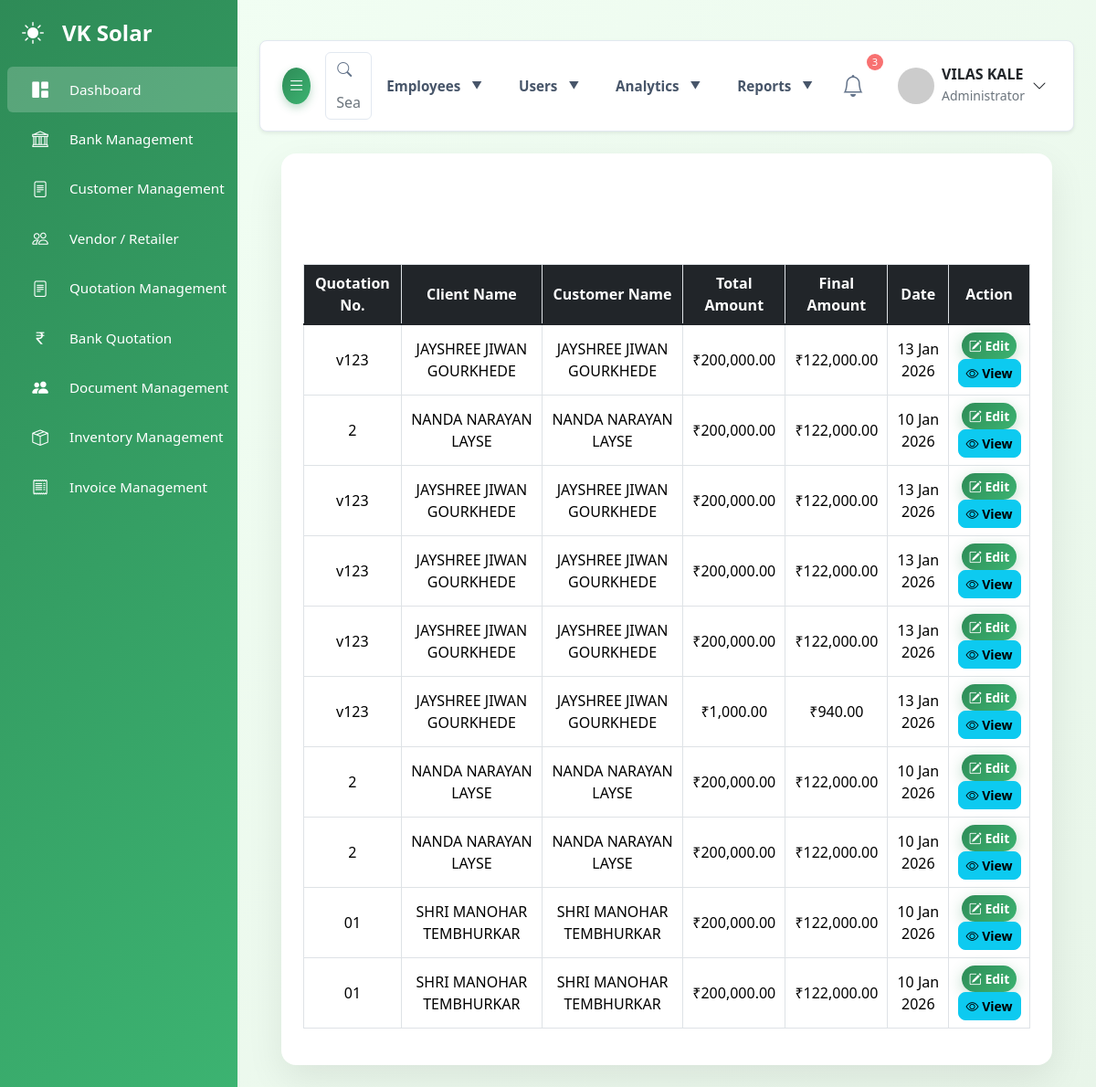
Screenshot of /admin/bankquotation/quotation_list.php (signed in) with the database file from the repository.
### tables this page shows
CREATE TABLE `bank_quotations` (
  `id` int NOT NULL,
  `client_id` int NOT NULL,
  `quotation_number` varchar(100) NOT NULL,
  `quotation_date` date NOT NULL,
  `validity_date` date NOT NULL,
  `customer_name` varchar(255) DEFAULT NULL,
  `customer_address` text,
  `pin_code` varchar(10) DEFAULT NULL,
  `customer_phone` varchar(20) DEFAULT NULL,
  `customer_email` varchar(100) DEFAULT NULL,
  `project_location` varchar(255) DEFAULT NULL,
  `plant_capacity` varchar(50) DEFAULT NULL,
  `system_type` varchar(50) DEFAULT NULL,
  `estimated_generation` varchar(100) DEFAULT NULL,
  `system_description` text,
  `bank_id` int NOT NULL,
  `total_amount` decimal(12,2) DEFAULT NULL,
  `subsidy` decimal(12,2) DEFAULT NULL,
  `final_amount` decimal(12,2) DEFAULT NULL,
  `status` enum('draft','final') DEFAULT 'draft',
  `created_by` int DEFAULT NULL,
  `created_at` timestamp NULL DEFAULT CURRENT_TIMESTAMP,
  `updated_at` timestamp NULL DEFAULT NULL ON UPDATE CURRENT_TIMESTAMP
);

CREATE TABLE `clients` (
  `id` int NOT NULL,
  `name` varchar(255)  NOT NULL,
  `consumer_number` varchar(100)  NOT NULL,
  `billing_unit` varchar(100)  DEFAULT NULL,
  `adhar` bigint NOT NULL,
  `mobile` varchar(15)  DEFAULT NULL,
  `email` varchar(255)  DEFAULT NULL,
  `district` varchar(255)  DEFAULT NULL,
  `block` varchar(255)  DEFAULT NULL,
  `taluka` varchar(255)  DEFAULT NULL,
  `pincode` int NOT NULL,
  `village` varchar(255)  DEFAULT NULL,
  `location` text ,
  `mahadiscom_email` varchar(255)  DEFAULT NULL,
  `mahadiscom_email_password` varchar(255)  DEFAULT NULL,
  `mahadiscom_mobile` varchar(15)  DEFAULT NULL,
  `mahadiscom_user_id` varchar(255)  DEFAULT NULL,
  `mahadiscom_password` varchar(255)  DEFAULT NULL,
  `name_change_require` enum('yes','no')  DEFAULT NULL,
  `application_no_name_change` varchar(255)  DEFAULT NULL,
  `pm_suryaghar_registration` enum('yes','no')  DEFAULT NULL,
  `pm_suryaghar_app_id` varchar(255)  DEFAULT NULL,
  `pm_registration_date` date DEFAULT NULL,
  `load_change_application_number` varchar(255)  DEFAULT NULL,
  `rooftop_solar_application_number` varchar(255)  DEFAULT NULL,
  `kilo_watt` decimal(10,2) DEFAULT NULL,
  `load_change_status` enum('Done','Not')  DEFAULT NULL,
  `bank_loan_status` enum('yes','no')  DEFAULT NULL,
  `bank_name` varchar(255)  DEFAULT NULL,
  `account_number` varchar(255)  DEFAULT NULL,
  `ifsc_code` varchar(255)  DEFAULT NULL,
  `jan_samartha_application_no` varchar(255)  DEFAULT NULL,
  `loan_amount` decimal(15,2) DEFAULT NULL,
  `first_installment_amount` decimal(15,2) DEFAULT NULL,
  `second_installment_amount` decimal(15,2) DEFAULT NULL,
  `remaining_amount` decimal(15,2) DEFAULT NULL,
  `inverter_company_name` varchar(255)  DEFAULT NULL,
  `inverter_capacity` varchar(50)  DEFAULT NULL,
  `inverter_serial_number` varchar(255)  DEFAULT NULL,
  `solar_type` enum('DCR','NON-DCR')  DEFAULT NULL,
  `dcr_certificate_number` varchar(255)  DEFAULT NULL,
  `number_of_panels` int DEFAULT NULL,
  `company_name` varchar(255)  NOT NULL,
  `wattage` int NOT NULL,
  `panel_serial_numbers` text ,
  `rts_portal_status` enum('yes','no')  DEFAULT NULL,
  `meter_number` varchar(255)  DEFAULT NULL,
  `meter_installation_date` date DEFAULT NULL,
  `pm_redeem_status` enum('yes','no')  DEFAULT NULL,
  `subsidy_amount` decimal(15,2) DEFAULT NULL,
  `subsidy_redeem_date` date DEFAULT NULL,
  `reference_name` varchar(255)  DEFAULT NULL,
  `reference_contact` varchar(255)  DEFAULT NULL,
  `estimate_amount` decimal(15,2) DEFAULT NULL,
  `geo_tagging_photo` varchar(500)  DEFAULT NULL,
  `geo_tagged_photo` varchar(500)  DEFAULT NULL,
  `email_password` varchar(255)  DEFAULT NULL,
  `created_at` timestamp NULL DEFAULT CURRENT_TIMESTAMP,
  `updated_at` timestamp NULL DEFAULT CURRENT_TIMESTAMP ON UPDATE CURRENT_TIMESTAMP,
  `step9_completed` tinyint(1) DEFAULT '0',
  `step12_completed` tinyint(1) DEFAULT '0',
  `step10_completed` tinyint(1) DEFAULT '0'
);

### admin/connect/auth_middleware.php (called while the page is built, shortened)
<?php
class AuthMiddleware {
    private $conn;
    public function __construct($connection) {
        $this->conn = $connection;
    }
    public function requireAuth() {
        if (!$this->verifyUserActive($_SESSION['user_id'])) {
            $this->logout();
            $this->redirectToLogin();
        }
    }
    public function checkPermission($module, $action = 'view') {
        $this->requireAuth();
        $role = $_SESSION['role'];
        $permission = $this->getUserPermission($role, $module);
        switch ($action) {
            case 'view': return $permission['can_view'];
            case 'create': return $permission['can_create'];
            case 'edit': return $permission['can_edit'];
        }
    }
    private function getUserPermission($role, $module) {
        $stmt = $this->conn->prepare("
            SELECT can_view, can_create, can_edit, can_delete
            FROM user_permissions
            WHERE role = ? AND module = ?
        ");
        $stmt->bind_param("ss", $role, $module);
        $stmt->execute();
        $result = $stmt->get_result();
        if ($result->num_rows > 0) {
            return $result->fetch_assoc();
        }
        return ['can_view' => false, 'can_create' => false, 'can_edit' => false, 'can_delete' => false];
    }
    private function verifyUserActive($userId) {
        $stmt = $this->conn->prepare("
            SELECT id, username, role, is_active
            FROM users
            WHERE id = ? AND is_active = 1
        ");
        $stmt->bind_param("i", $userId);
        $stmt->execute();
        $result = $stmt->get_result();
        if ($result->num_rows > 0) {
            return true;
        }
        return false;
    }
}
?>

### admin/bankquotation/quotation_list.php (the view, shortened to what this page needs)
<?php
require_once __DIR__ . '/../connect/db.php';
require_once __DIR__ . '/../connect/auth_middleware.php';
$sql = "
    SELECT
        bq.id,
        bq.client_id,
        bq.quotation_number,
        bq.customer_name,
        bq.total_amount,
        bq.final_amount,
        bq.quotation_date,
        bq.created_at,
        c.name as client_name
    FROM bank_quotations bq
    LEFT JOIN clients c ON bq.client_id = c.id
    ORDER BY bq.created_at DESC
";
$result = $conn->query($sql);
?>
<!doctype html>
<html>
<head>
<?php require_once __DIR__ . '/../include/head2.php'; ?>
<link href="https://cdn.jsdelivr.net/npm/bootstrap@5.1.3/dist/css/bootstrap.min.css" rel="stylesheet">
</head>
<body>
<?php
include 'include/sidebar.php';
?>
<div id="main-content">
<?php
include 'include/navbar.php';
?>
<main class="container-fluid mt-4">
    <div class="doc-card">
        <div class="doc-card-header">
            <h4>Bank Quotations</h4>
            <small>Edit and manage previous bank quotations</small>
        </div>
        <div class="card-body p-4">
            <div class="table-responsive">
                <table class="table table-bordered table-hover align-middle">
                    <thead>
                        <tr>
                            <th>Quotation No.</th>
                            <th>Client Name</th>
                            <th>Customer Name</th>
                            <th>Total Amount</th>
                            <th>Final Amount</th>
                            <th>Date</th>
                            <th>Action</th>
                        </tr>
                    </thead>
                    <tbody>
                        <?php if ($result && $result->num_rows > 0): ?>
                            <?php while ($row = $result->fetch_assoc()): ?>
                                <tr>
                                    <td><?= htmlspecialchars($row['quotation_number'] ?: 'BQ-' . $row['id']) ?></td>
                                    <td><?= htmlspecialchars($row['client_name'] ?: 'N/A') ?></td>
                                    <td><?= htmlspecialchars($row['customer_name']) ?></td>
                                    <td>₹<?= number_format($row['total_amount'], 2) ?></td>
                                    <td>₹<?= number_format($row['final_amount'], 2) ?></td>
                                    <td><?= date('d M Y', strtotime($row['quotation_date'] ?: $row['created_at'])) ?></td>
                                    <td>
                                        <a href="index.php?client_id=<?= $row['client_id'].'&quotation_id='.$row['id'] ?>"
                                           class="btn btn-sm btn-primary action-btn">
                                            <i class="bi bi-pencil-square"></i> Edit
                                        </a>
                                        <a href="view_quotation.php?id=<?= $row['id'] ?>"
                                           class="btn btn-sm btn-info action-btn">
                                            <i class="bi bi-eye"></i> View
                                        </a>
                                    </td>
                                </tr>
                            <?php endwhile; ?>
                        <?php endif; ?>
                    </tbody>
                </table>
            </div>
        </div>
    </div>
</main>
</div>
</body>
</html>

### admin/css&js/style.css (style rules this page uses)
:root { --primary: #2e8b57; --primary-light: #3cb371; --primary-dark: #1e6b47; --secondary: #f5f5f5; --accent: #87ceeb; --accent-light: #b0e2ff; --earth: #d2b48c; --earth-light: #f0e6d6; --dark: #2c3e50; --light: #f8f9fa; --gradient-primary: linear-gradient( 135deg, var(--primary) 0%, var(--primary-light) 100% ); --gradient-secondary: linear-gradient( 135deg, var(--earth-light) 0%, var(--secondary) 100% ); --gradient-hero: linear-gradient( 135deg, rgba(46, 139, 87, 0.85) 0%, rgba(60, 179, 113, 0.85) 100% ); --gradient-nature: linear-gradient( 135deg, var(--primary) 0%, var(--accent) 100% ); --background-light: #f1f5f9; --text-light: #64748b; --card-bg-light: #ffffff; --border-color-light: #e2e8f0; --success-color: #10b981; --danger-color: #f87171; --warning-color: #fbbf24; }
body { font-family: "Inter", sans-serif; background-color: var(--background-light); color: var(--text-light); padding-top: 20px; overflow-x: hidden; }
#main-content { margin-left: 260px; padding: 1.5rem; transition: margin-left 0.3s ease-in-out; }
.btn-primary { background: var(--gradient-primary) !important; border: none !important; box-shadow: 0 4px 15px rgba(46, 139, 87, 0.3); border-radius: 25px !important; transition: all 0.3s ease; font-weight: 500; padding: 12px 30px; }
.table { color: var(--text-light); }

### admin/css&js/carousel.css (style rules this page uses)
:root { --primary: #2e8b57; --primary-light: #3cb371; --primary-dark: #1e6b47; --secondary: #f5f5f5; --accent: #87ceeb; --dark: #2c3e50; --light: #f8f9fa; --gradient-primary: linear-gradient( 135deg, var(--primary) 0%, var(--primary-light) 100% ); --background-light: #f1f5f9; --text-light: #64748b; --card-bg-light: #ffffff; --border-color-light: #e2e8f0; --success-color: #10b981; --danger-color: #f87171; --warning-color: #fbbf24; }
body { font-family: "Inter", sans-serif; background-color: var(--background-light); color: var(--text-light); padding-top: 20px; overflow-x: hidden; }
#main-content { margin-left: 260px; padding: 1.5rem; transition: margin-left 0.3s ease-in-out; }
.card-body { padding: 2rem; }
.btn-primary { background: var(--gradient-primary) !important; border: none !important; box-shadow: 0 4px 15px rgba(46, 139, 87, 0.3); border-radius: 0.75rem !important; transition: all 0.3s ease; font-weight: 600; padding: 12px 30px; }

### admin/css&js/logo&brand.css (style rules this page uses)
:root { --primary-green: #48bb78; --dark-green: #38a169; --light-green: #c6f6d5; --accent-green: #68d391; --text-dark: #2d3748; --text-light: #718096; --bg-light: #f7fafc; --border: #e2e8f0; --shadow: 0 2px 4px -1px rgba(0, 0, 0, 0.1), 0 1px 2px -1px rgba(0, 0, 0, 0.06); --shadow-lg: 0 4px 6px -1px rgba(0, 0, 0, 0.1), 0 2px 4px -1px rgba(0, 0, 0, 0.06); }
.btn-primary { background: linear-gradient(135deg, var(--primary-green), var(--dark-green)); border: none; border-radius: 8px; padding: 10px 20px; font-weight: 600; display: flex; align-items: center; gap: 6px; transition: all 0.3s ease; box-shadow: 0 2px 4px rgba(72, 187, 120, 0.2); font-size: 0.9rem; }

### admin/css&js/project.css (style rules this page uses)
:root { --primary: #2e8b57; --primary-light: #3cb371; --primary-dark: #1e6b47; --secondary: #f5f5f5; --accent: #87ceeb; --accent-light: #b0e2ff; --earth: #d2b48c; --earth-light: #f0e6d6; --dark: #2c3e50; --light: #f8f9fa; --gradient-primary: linear-gradient( 135deg, var(--primary) 0%, var(--primary-light) 100% ); --background-light: #f1f5f9; --text-light: #64748b; --card-bg-light: #ffffff; --border-color-light: #e2e8f0; --success-color: #10b981; --danger-color: #f87171; --warning-color: #fbbf24; }
body { font-family: "Inter", sans-serif; background-color: var(--background-light); color: var(--text-light); padding-top: 20px; overflow-x: hidden; }
#main-content { margin-left: 260px; padding: 1.5rem; transition: margin-left 0.3s ease-in-out; }
.btn-primary { background: var(--gradient-primary) !important; border: none !important; box-shadow: 0 4px 15px rgba(46, 139, 87, 0.3); border-radius: 25px !important; transition: all 0.3s ease; font-weight: 500; padding: 12px 30px; }
.table { color: var(--text-light); }

### admin/css&js/view-project.css (style rules this page uses)
:root { --primary-color: #2e8b57; --secondary-color: #3cb371; --light-color: #f5f5f5; --dark-color: #333; --border-radius: 10px; --box-shadow: 0 3px 10px rgba(0, 0, 0, 0.08); --transition: all 0.3s ease; }
body { background-color: #f8f9fa; font-family: "Segoe UI", Tahoma, Geneva, Verdana, sans-serif; line-height: 1.6; }

### rows the page displays
bank_quotations: quotation_number "v123", client.name "JAYSHREE JIWAN GOURKHEDE", customer_name "JAYSHREE JIWAN GOURKHEDE", total_amount "200,000.00", final_amount "122,000.00", quotation_date "13 Jan 2026"
bank_quotations: quotation_number "2", client.name "NANDA NARAYAN LAYSE", customer_name "NANDA NARAYAN LAYSE", total_amount "200,000.00", final_amount "122,000.00", quotation_date "10 Jan 2026"
bank_quotations: quotation_number "v123", client.name "JAYSHREE JIWAN GOURKHEDE", customer_name "JAYSHREE JIWAN GOURKHEDE", total_amount "200,000.00", final_amount "122,000.00", quotation_date "13 Jan 2026"
bank_quotations: quotation_number "v123", client.name "JAYSHREE JIWAN GOURKHEDE", customer_name "JAYSHREE JIWAN GOURKHEDE", total_amount "200,000.00", final_amount "122,000.00", quotation_date "13 Jan 2026"
bank_quotations: quotation_number "v123", client.name "JAYSHREE JIWAN GOURKHEDE", customer_name "JAYSHREE JIWAN GOURKHEDE", total_amount "200,000.00", final_amount "122,000.00", quotation_date "13 Jan 2026"
bank_quotations: quotation_number "v123", client.name "JAYSHREE JIWAN GOURKHEDE", customer_name "JAYSHREE JIWAN GOURKHEDE", total_amount "1,000.00", final_amount "940.00", quotation_date "13 Jan 2026"
bank_quotations: quotation_number "2", client.name "NANDA NARAYAN LAYSE", customer_name "NANDA NARAYAN LAYSE", total_amount "200,000.00", final_amount "122,000.00", quotation_date "10 Jan 2026"
bank_quotations: quotation_number "2", client.name "NANDA NARAYAN LAYSE", customer_name "NANDA NARAYAN LAYSE", total_amount "200,000.00", final_amount "122,000.00", quotation_date "10 Jan 2026"
bank_quotations: quotation_number "01", client.name "SHRI MANOHAR TEMBHURKAR", customer_name "SHRI MANOHAR TEMBHURKAR", total_amount "200,000.00", final_amount "122,000.00", quotation_date "10 Jan 2026"
bank_quotations: quotation_number "01", client.name "SHRI MANOHAR TEMBHURKAR", customer_name "SHRI MANOHAR TEMBHURKAR", total_amount "200,000.00", final_amount "122,000.00", quotation_date "10 Jan 2026"

### other values shown
$current_user_name "VILAS KALE"
$role_names[$current_role] "Administrator"
